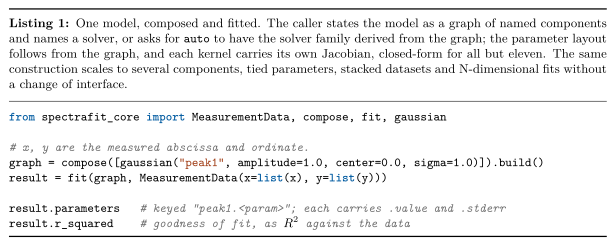

Write Python code to recreate this figure.
"""Figure: Listing 1, the composable model API in use.

Builds ``fig_code_compose.tex`` into the vector PDF used for submission
and the 300 dpi PNG used for preview. Unlike the other three figures in this
directory, the typesetting is LaTeX rather than matplotlib: a typeset code
listing keeps the example legible in a Word document, which is a poor host for
fenced code, and ``listings`` renders one properly.

Reproduce from a clean clone:

    uv run --group reproducibility python reproducibility/figures/fig_code_compose.py

Outputs (written next to this file):
    fig_code_compose.pdf   vector, for submission
    fig_code_compose.png   300 dpi raster, for preview

This script needs a TeX distribution providing ``pdflatex`` and ``listings``,
and ``pdftoppm`` from poppler. That is a heavier requirement than the other
figures carry, and it is stated rather than hidden: if either is missing the
script exits with the reason and the committed PDF and PNG remain valid. They
are committed precisely so a reader without TeX is never blocked.

The code in the listing is executed rather than illustrative. Run against the
built extension on 2026-08-15 it returns ``r_squared`` 0.999198 on a seeded
Gaussian, with parameters keyed ``peak1.sigma``, ``peak1.center`` and
``peak1.amplitude``. A change to the public API invalidates this listing until
it has been re-run and regenerated.
"""

from __future__ import annotations

import shutil
import subprocess
import sys
import tempfile
from pathlib import Path

HERE = Path(__file__).resolve().parent
STEM = "fig_code_compose"
DPI = 300


def _require(tool: str, why: str) -> str:
    found = shutil.which(tool)
    if found is None:
        sys.exit(
            f"{STEM}: {tool!r} not found on PATH, needed to {why}.\n"
            f"The committed {STEM}.pdf and {STEM}.png are unchanged and remain "
            f"valid; install {tool} only if you need to regenerate them.",
        )
    return found


def build() -> None:
    """Typeset the code listing and write the PDF and PNG beside this file."""
    pdflatex = _require("pdflatex", "typeset the code listing")
    pdftoppm = _require("pdftoppm", "rasterise the PDF for preview")

    source = HERE / f"{STEM}.tex"
    if not source.is_file():
        sys.exit(f"{STEM}: missing source {source}")

    with tempfile.TemporaryDirectory() as tmp:
        work = Path(tmp)
        shutil.copy2(source, work / source.name)
        result = subprocess.run(
            [pdflatex, "-interaction=nonstopmode", "-halt-on-error", source.name],
            cwd=work,
            capture_output=True,
            text=True,
            check=False,
        )
        built = work / f"{STEM}.pdf"
        if result.returncode != 0 or not built.is_file():
            log = work / f"{STEM}.log"
            tail = log.read_text(errors="replace").splitlines()[-25:] if log.is_file() else []
            sys.exit(f"{STEM}: pdflatex failed.\n" + "\n".join(tail))

        shutil.copy2(built, HERE / f"{STEM}.pdf")
        subprocess.run(
            [pdftoppm, "-png", "-r", str(DPI), "-singlefile", str(built), str(HERE / STEM)],
            check=True,
        )

    print(f"wrote {STEM}.pdf / .png")


if __name__ == "__main__":
    build()
